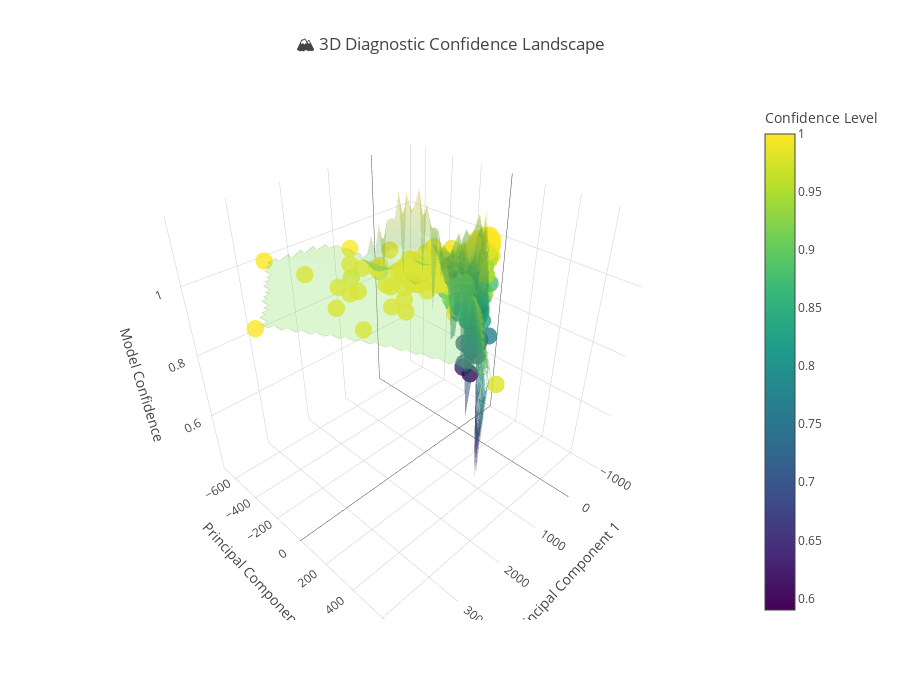

Notebook source saved alongside this figure:
### Code cell
# STEP 8B: Create 3D Confidence Landscape
from plotly.subplots import make_subplots

# Get model predictions and confidence scores
y_pred = clf.predict(cancer.data)
y_prob = clf.predict_proba(cancer.data)
confidences = np.max(y_prob, axis=1)

# Use 2D PCA for surface plotting
pca_2d = PCA(n_components=2)
coords_2d = pca_2d.fit_transform(cancer.data)

# Create confidence landscape
fig_landscape = go.Figure()

# Add confidence surface using scatter with size/color mapping
fig_landscape.add_trace(go.Scatter3d(
    x=coords_2d[:, 0],
    y=coords_2d[:, 1],
    z=confidences,
    mode='markers',
    marker=dict(
        size=6,
        color=confidences,
        colorscale='Viridis',
        opacity=0.8,
        colorbar=dict(title="Confidence Level")
    ),
    name='Diagnostic Confidence',
    hovertemplate=(
        "Confidence: %{z:.1%}<br>" +
        "Prediction: %{customdata}<br>" +
        "PC1: %{x:.2f}<br>" +
        "PC2: %{y:.2f}<br>" +
        "<extra></extra>"
    ),
    customdata=[cancer.target_names[pred] for pred in y_pred]
))

# Add mesh surface for landscape effect
from scipy.interpolate import griddata

# Create grid for surface
xi = np.linspace(coords_2d[:, 0].min(), coords_2d[:, 0].max(), 50)
yi = np.linspace(coords_2d[:, 1].min(), coords_2d[:, 1].max(), 50)
Xi, Yi = np.meshgrid(xi, yi)

# Interpolate confidence values
Zi = griddata((coords_2d[:, 0], coords_2d[:, 1]), confidences, (Xi, Yi), method='cubic')

fig_landscape.add_trace(go.Surface(
    x=Xi, y=Yi, z=Zi,
    colorscale='Viridis',
    opacity=0.3,
    name='Confidence Surface',
    showscale=False
))

fig_landscape.update_layout(
    title='🏔️ 3D Diagnostic Confidence Landscape',
    scene=dict(
        xaxis_title='Principal Component 1',
        yaxis_title='Principal Component 2',
        zaxis_title='Model Confidence',
        camera=dict(eye=dict(x=1.2, y=1.2, z=1.2))
    ),
    height=700
)

fig_landscape.show()

print("🏔️ Confidence Landscape Generated!")
print(f"📈 Average Confidence: {confidences.mean():.1%}")
print(f"📊 Confidence Range: {confidences.min():.1%} - {confidences.max():.1%}")

### Figure 1 — Plotly figure (JSON) as saved in the notebook; plotly's stock layout.template omitted (floating-point values rounded to 4 significant figures; data arrays with more than 128 entries replaced by an {"elided": "..."} marker saying what was removed)
{"data": [{"customdata": {"elided": "569 str values"}, "hovertemplate": "Confidence: %{z:.1%}<br>Prediction: %{customdata}<br>PC1: %{x:.2f}<br>PC2: %{y:.2f}<br><extra></extra>", "marker": {"color": {"elided": "569 float values"}, "colorbar": {"title": {"text": "Confidence Level"}}, "colorscale": [[0, "#440154"], [0.1111, "#482878"], [0.2222, "#3e4989"], [0.3333, "#31688e"], [0.4444, "#26828e"], [0.5556, "#1f9e89"], [0.6667, "#35b779"], [0.7778, "#6ece58"], [0.8889, "#b5de2b"], [1, "#fde725"]], "opacity": 0.8, "size": 6}, "mode": "markers", "name": "Diagnostic Confidence", "type": "scatter3d", "x": {"elided": "569 float values"}, "y": {"elided": "569 float values"}, "z": {"elided": "569 float values"}}, {"colorscale": [[0, "#440154"], [0.1111, "#482878"], [0.2222, "#3e4989"], [0.3333, "#31688e"], [0.4444, "#26828e"], [0.5556, "#1f9e89"], [0.6667, "#35b779"], [0.7778, "#6ece58"], [0.8889, "#b5de2b"], [1, "#fde725"]], "name": "Confidence Surface", "opacity": 0.3, "showscale": false, "type": "surface", "x": {"elided": "50x50 float values"}, "y": {"elided": "50x50 float values"}, "z": {"elided": "50x50 float values"}}], "layout": {"height": 700, "scene": {"camera": {"eye": {"x": 1.2, "y": 1.2, "z": 1.2}}, "xaxis": {"title": {"text": "Principal Component 1"}}, "yaxis": {"title": {"text": "Principal Component 2"}}, "zaxis": {"title": {"text": "Model Confidence"}}}, "title": {"text": "🏔️ 3D Diagnostic Confidence Landscape"}}}
